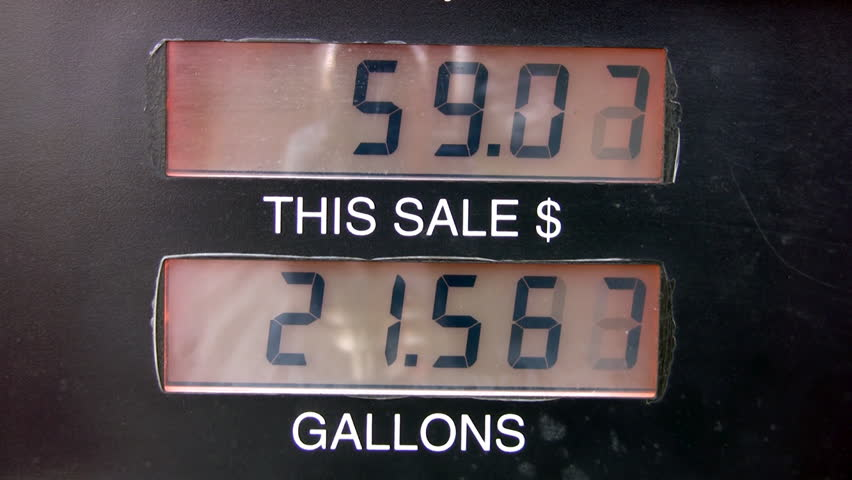
#> input picture samples/google/1.jpg, 852 x 480 px
$ python generate_distorted_images.py samples/google/1.jpg   (Python 2 division)
#> lines starting #> are read from the running program, lines starting #| are printed output that depends on the picture
### ImageProcessing/OpenCVUtils.py
import cv2
import math


# http://stackoverflow.com/questions/22041699/rotate-an-image-without-cropping-in-opencv-in-c/33564950#33564950
def rotate_image(mat, angle):
    height, width = mat.shape[:2]
    image_center = (width / 2, height / 2)

    rotation_mat = cv2.getRotationMatrix2D(image_center, angle, 1)

    radians = math.radians(angle)
    sin = math.sin(radians)
    cos = math.cos(radians)
    bound_w = int((height * abs(sin)) + (width * abs(cos)))
    bound_h = int((height * abs(cos)) + (width * abs(sin)))

    rotation_mat[0, 2] += ((bound_w / 2) - image_center[0])
    rotation_mat[1, 2] += ((bound_h / 2) - image_center[1])

    rotated_mat = cv2.warpAffine(mat, rotation_mat, (bound_w, bound_h), borderValue=(255, 255, 255))
    return rotated_mat


def inverse_colors(img):
    img = (255 - img)
    return img


# [22 lines left out: function sort_contours, not called in this run]

### generate_distorted_images.py
import cv2
import os
import sys
from DisplayUtils.TileDisplay import show_img
from ImageProcessing.OpenCVUtils import rotate_image


def dilate_img(img, file_name, file_folder, show, write):
    for iterations in range(1, 4, 2):
        for dilate in range(1, 4, 2):
            kernel = cv2.getStructuringElement(cv2.MORPH_RECT, (dilate, dilate))
            dilated = cv2.dilate(img, kernel, iterations=iterations)
            for rot in range(-2, 3, 2):
                dst = rotate_image(dilated, rot)
                title = 'dilated-r-' + str(rot) + '-d-' + str(dilate) + '-i-' + str(iterations)
                if show:
                    show_img(title, dst)
                if write:
                    print 'Writing ' + file_folder + '/' + file_name + title + '.png'
                    cv2.imwrite(file_folder + '/' + file_name + title + '.png', dst)


def erode_img(img, file_name, file_folder, show, write):
    for iterations in range(1, 3):
        for erode in range(1, 4, 2):
            kernel = cv2.getStructuringElement(cv2.MORPH_RECT, (erode, erode))
            eroded = cv2.erode(img, kernel, iterations=iterations)
            for rot in range(-2, 3, 2):
                dst = rotate_image(eroded, rot)
                title = 'eroded-r-' + str(rot) + '-e-' + str(erode) + '-i-' + str(iterations)
                if show:
                    show_img(title, dst)
                if write:
                    cv2.imwrite(file_folder + '/' + file_name + title + '.png', dst)


def process_image(path, show=True, write=False):
#> called with path = 'samples/google/1.jpg', show = False, write = True
    print path
    img = cv2.imread(path)
#> img is the input picture: shape (480, 852, 3); mean B, G, R 73.5, 71.1, 80.4
    if show:
        show_img('orig', img)

    file_folder, full_file = os.path.split(path)
    file_name = full_file.split('.')[0]

    # erode_img(img, file_name, file_folder, show, write)
    dilate_img(img, file_name, file_folder, show, write)
#> the loop in dilate_img, `for iterations in range(1, 4, 2):` made 2 passes
#> pass 1, in dilate_img, `cv2.imwrite(file_folder + '/' + file_name + title + '.png', dst)`:
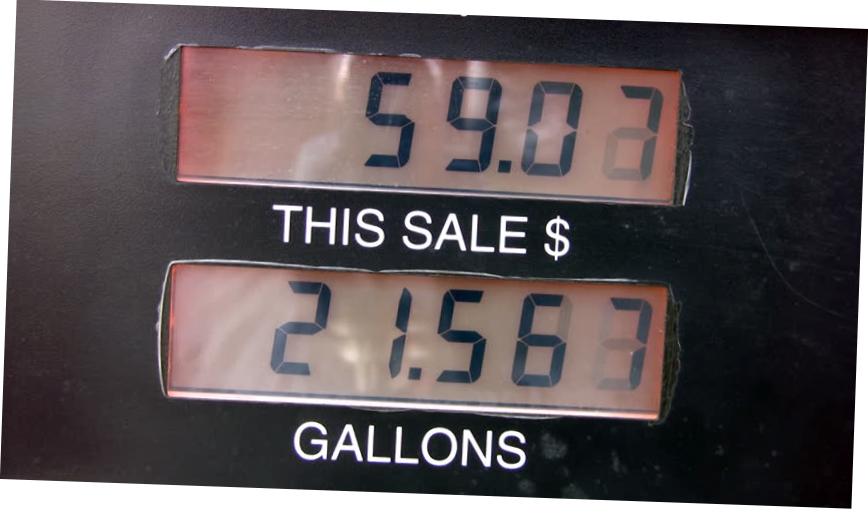
#> saved as 1dilated-r--2-d-1-i-1.png: shape (509, 868, 3); mean B, G, R 87, 84.7, 93.4
#> pass 1, in dilate_img, `cv2.imwrite(file_folder + '/' + file_name + title + '.png', dst)`:
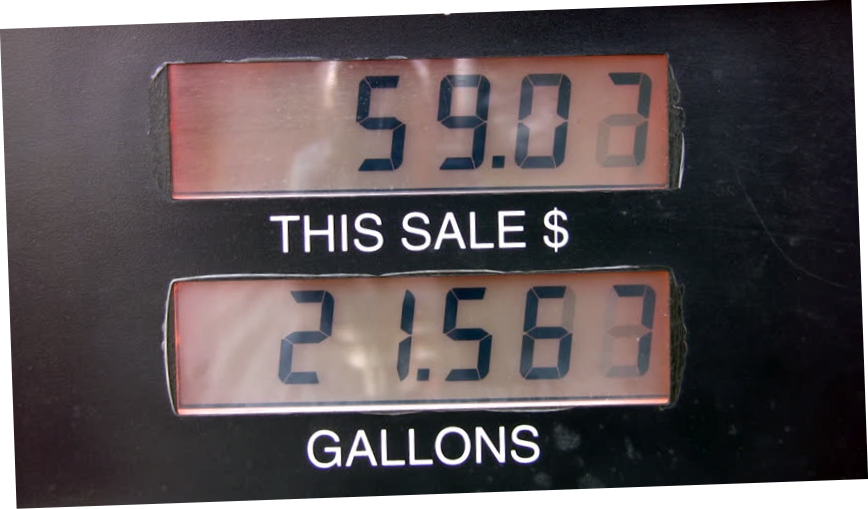
#> saved as 1dilated-r-2-d-1-i-1.png: shape (509, 868, 3); mean B, G, R 87, 84.7, 93.4
#> pass 1, in dilate_img, `cv2.imwrite(file_folder + '/' + file_name + title + '.png', dst)`:
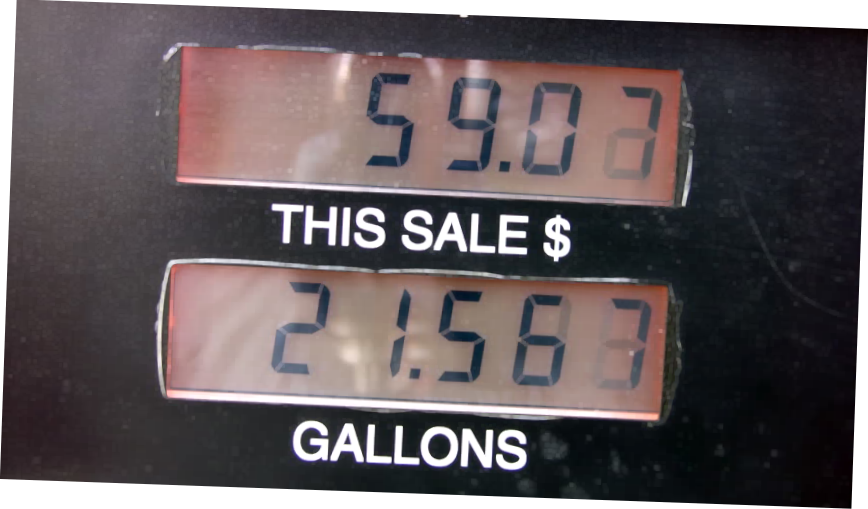
#> saved as 1dilated-r--2-d-3-i-1.png: shape (509, 868, 3); mean B, G, R 93.1, 90.9, 100
#> pass 1, in dilate_img, `cv2.imwrite(file_folder + '/' + file_name + title + '.png', dst)`:
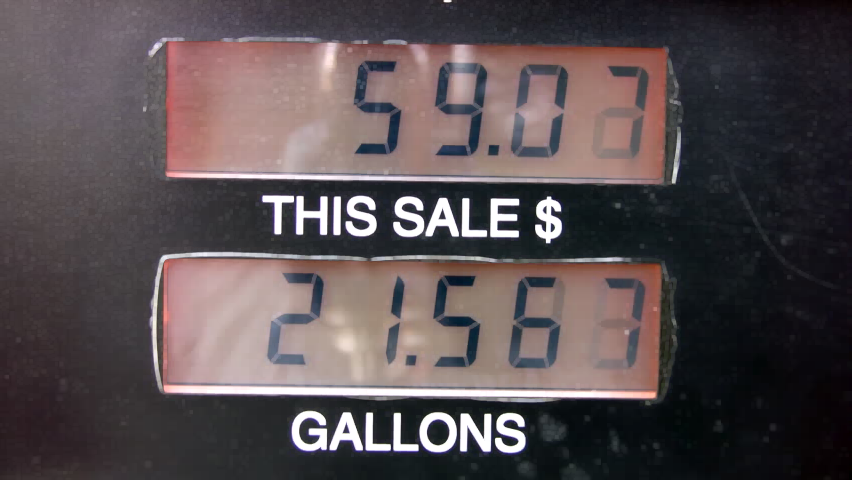
#> saved as 1dilated-r-0-d-3-i-1.png: shape (480, 852, 3); mean B, G, R 80.1, 77.7, 87.6
#> after the loop in dilate_img, `for iterations in range(1, 4, 2):`:
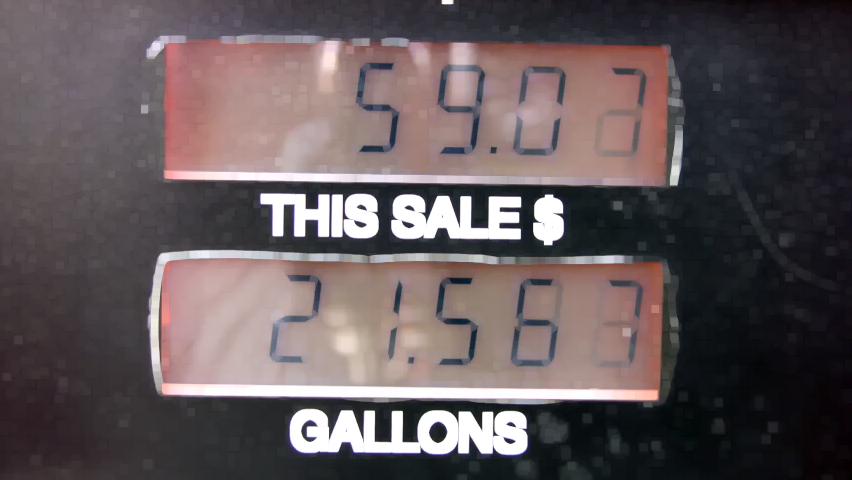
#> dilated: shape (480, 852, 3); mean B, G, R 90, 87.8, 98.5


def show_distorted(path, show, write):
    process_image(path, show=show, write=write)
    cv2.waitKey(0)
    cv2.destroyAllWindows()


def process_directory(folder):
    for file_name in os.listdir(folder):
        if not file_name.startswith('.'):
            process_image(folder + file_name, show=False, write=True)


def main():
    img_file = 'training/7/7_1079_crop_3.png'
    show = True

    if len(sys.argv) == 2:
        img_file = sys.argv[1]
        show = False

    show_distorted(img_file, show, True)
    # For use if you want to generate extra images for all files in a directory
    # process_directory('training/8/')


if __name__ == "__main__":
    main()

$ run again, on samples/google/Dispenser-Shield-Sales-Display-Etching.jpg
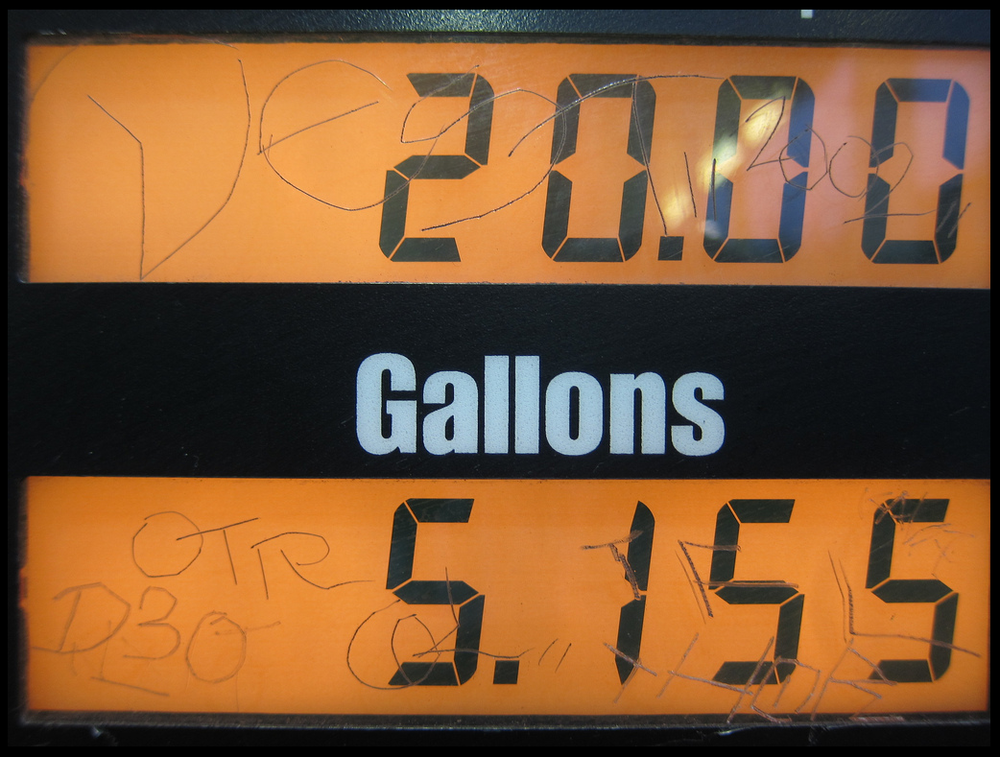
#> input picture samples/google/Dispenser-Shield-Sales-Display-Etching.jpg, 1000 x 757 px
#> in process_image, img is the input picture: shape (757, 1000, 3); mean B, G, R 52.5, 86.6, 125.9
#> the loop in dilate_img, `for iterations in range(1, 4, 2):` made 2 passes
#> pass 1, in dilate_img, `cv2.imwrite(file_folder + '/' + file_name + title + '.png', dst)`:
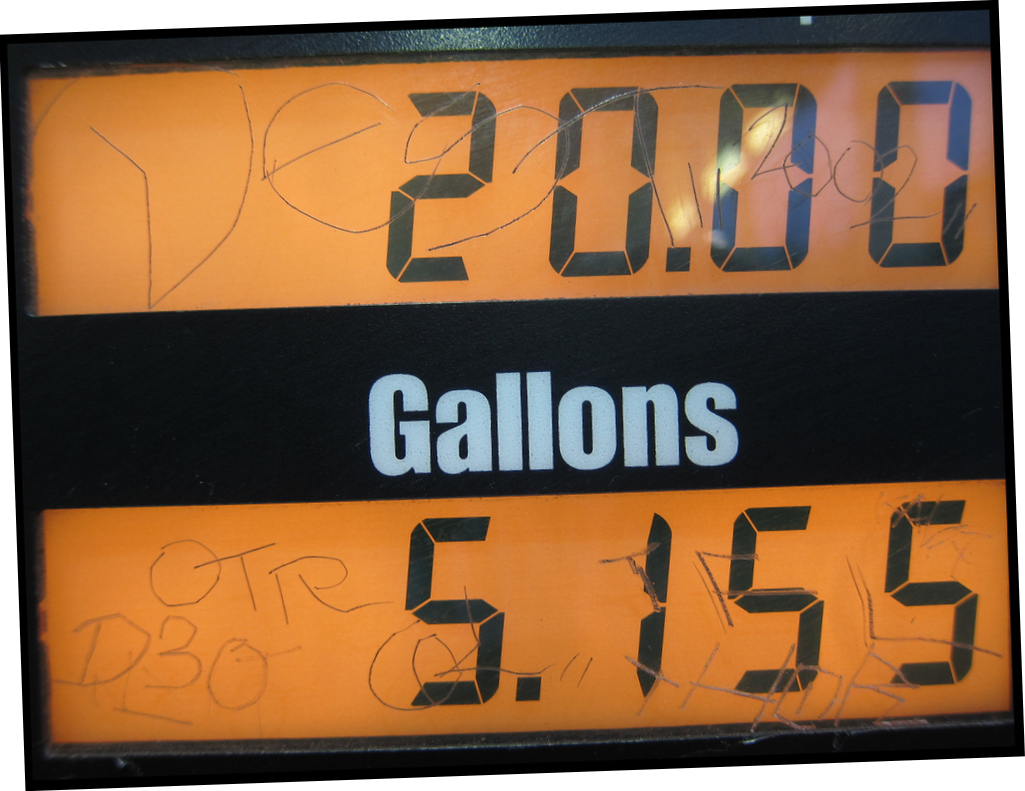
#> saved as Dispenser-Shield-Sales-Display-Etchingdilated-r-2-d-1-i-1.png: shape (791, 1025, 3); mean B, G, R 65.9, 97.8, 134.4
#> after the loop in dilate_img, `for iterations in range(1, 4, 2):`:
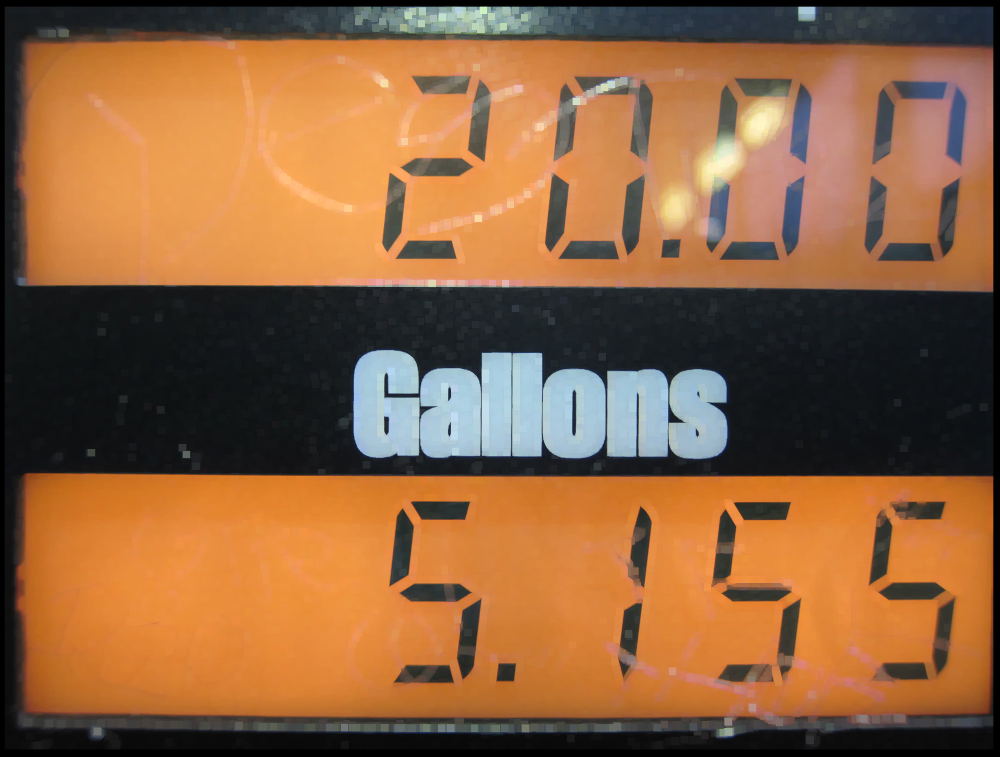
#> dilated: shape (757, 1000, 3); mean B, G, R 63.4, 98.7, 142

$ run again, on samples/google/high-gas-prices.jpg
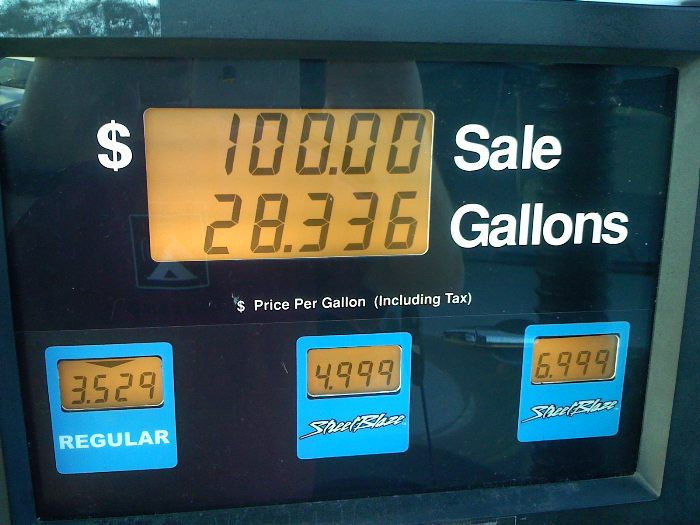
#> input picture samples/google/high-gas-prices.jpg, 700 x 525 px
#> in process_image, img is the input picture: shape (525, 700, 3); mean B, G, R 82.4, 80.7, 58.2
#> the loop in dilate_img, `for iterations in range(1, 4, 2):` made 2 passes
#> pass 1, in dilate_img, `cv2.imwrite(file_folder + '/' + file_name + title + '.png', dst)`:
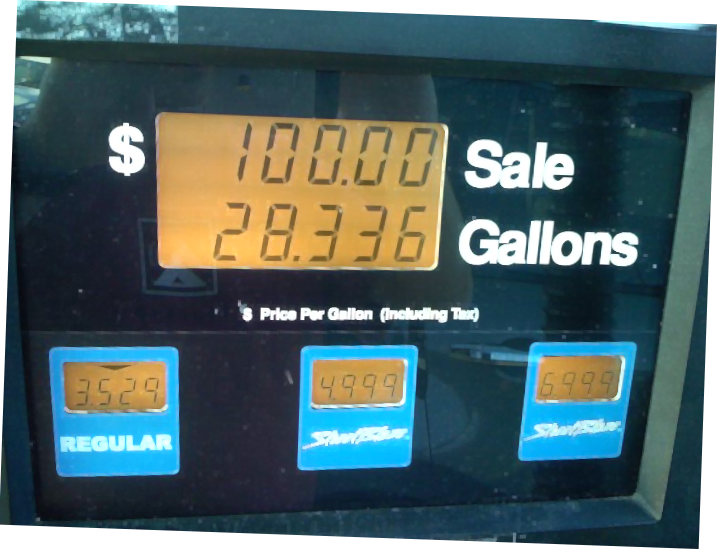
#> saved as high-gas-pricesdilated-r--2-d-3-i-1.png: shape (549, 717, 3); mean B, G, R 102.5, 100.7, 80.3
#> after the loop in dilate_img, `for iterations in range(1, 4, 2):`:
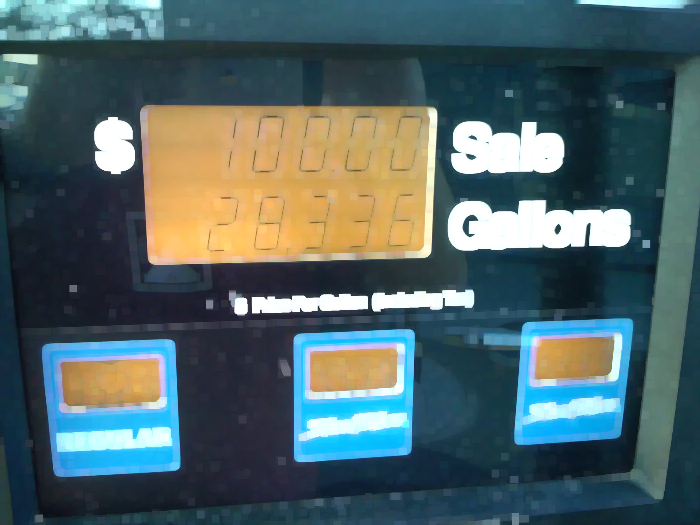
#> dilated: shape (525, 700, 3); mean B, G, R 102.8, 100.7, 80.6

$ run again, on samples/google/pump4.jpg
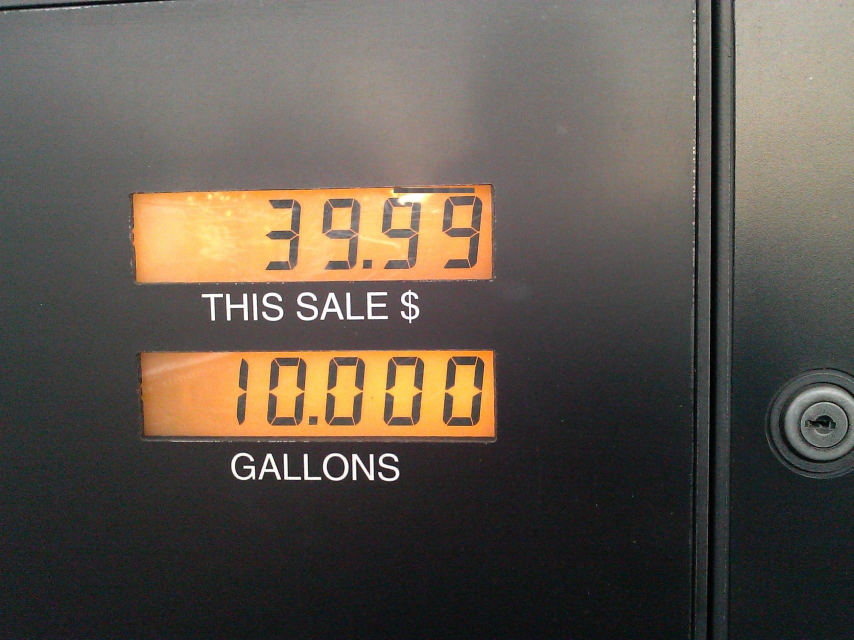
#> input picture samples/google/pump4.jpg, 2560 x 1920 px (shown at 1/3 size)
#> in process_image, img is the input picture: shape (1920, 2560, 3); mean B, G, R 78.1, 87.8, 96
#> the loop in dilate_img, `for iterations in range(1, 4, 2):` made 2 passes
#> pass 1, in dilate_img, `cv2.imwrite(file_folder + '/' + file_name + title + '.png', dst)`:
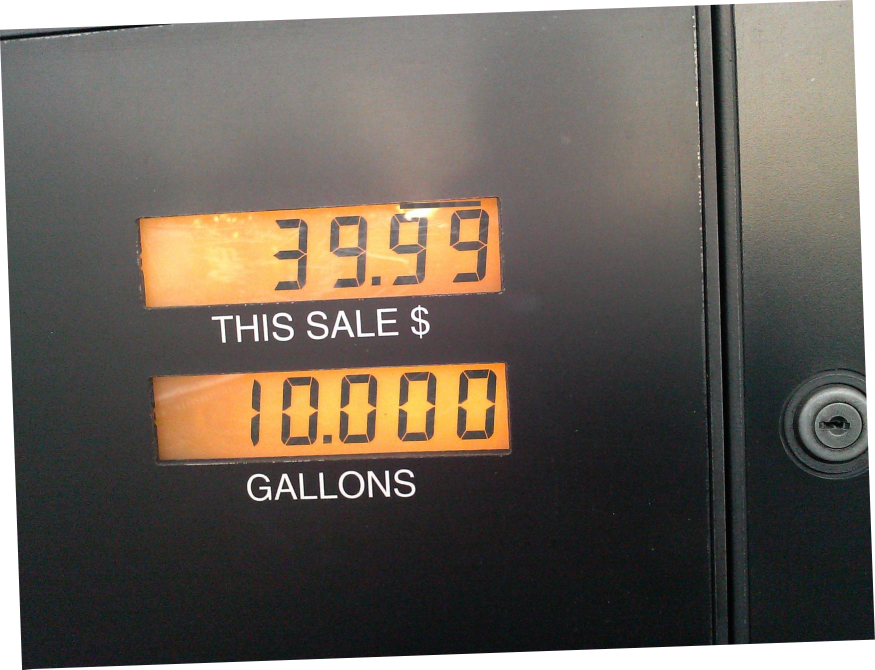
#> saved as pump4dilated-r-2-d-1-i-1.png: shape (2008, 2625, 3) (shown at 1/3 size); mean B, G, R 90.1, 99.1, 106.8
#> after the loop in dilate_img, `for iterations in range(1, 4, 2):`:
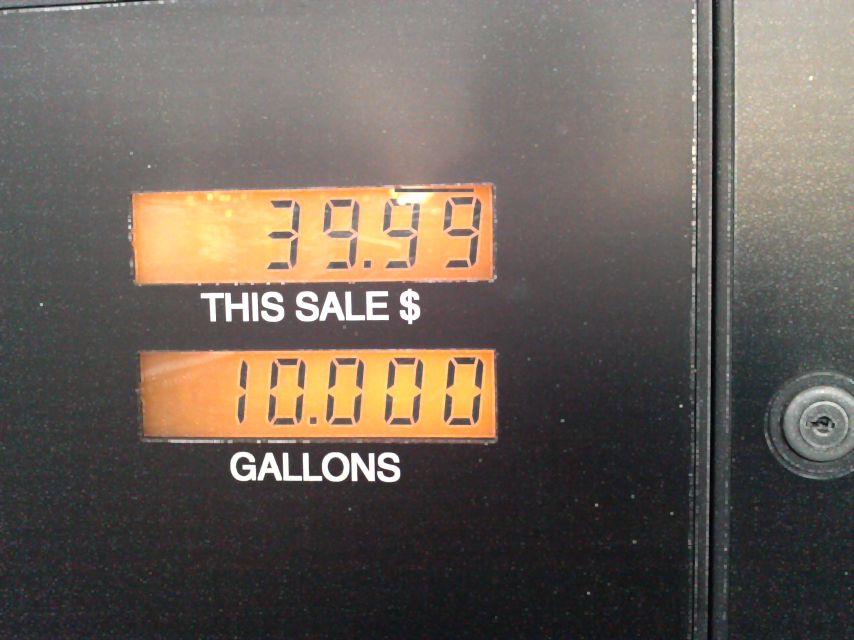
#> dilated: shape (1920, 2560, 3) (shown at 1/3 size); mean B, G, R 89.6, 98.5, 107.9
